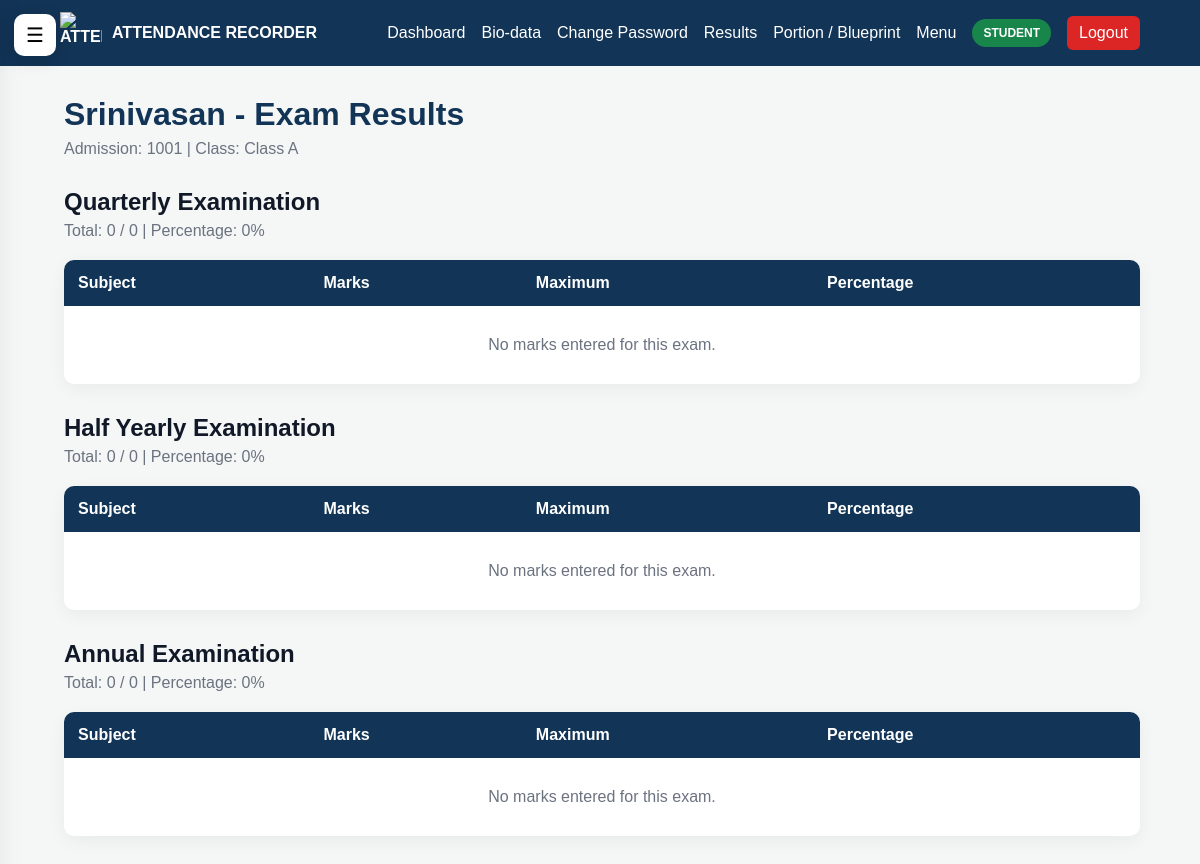
Page /results (signed in) on the committed database.
### tables this page shows
CREATE TABLE students (

            admission_no TEXT PRIMARY KEY,

            name TEXT NOT NULL,

            class_name TEXT DEFAULT 'Unassigned',

            password TEXT,

            roll_no TEXT,

            blood_group TEXT,

            mother_phone TEXT,

            father_phone TEXT,

            mother_email TEXT,

            father_email TEXT,

            address TEXT
        , email TEXT, phone TEXT, login_username TEXT DEFAULT '', photo TEXT DEFAULT '');

### app.py (the view)
@app.route("/results")
def results():
    if student_required():
        admission_no = session.get("admission_no")
    elif teacher_or_admin_required():
        admission_no = request.args.get("admission_no", "").strip()
    else:
        return redirect(url_for("login"))
    connection = get_db_connection()
    student = connection.execute(
        "SELECT admission_no, name, class_name FROM students WHERE admission_no = ?",
        (admission_no,)
    ).fetchone()
    if not student:
        connection.close()
        flash("Student record not found.", "error")
        return redirect(url_for("home"))
    rows = connection.execute(
        """
        SELECT * FROM marks
        WHERE admission_no = ?
        ORDER BY
            CASE exam_type
                WHEN 'Quarterly' THEN 1
                WHEN 'Half Yearly' THEN 2
                WHEN 'Annual' THEN 3
                ELSE 4
            END,
            subject
        """,
        (admission_no,)
    ).fetchall()
    connection.close()
    grouped = {exam: [] for exam in EXAM_TYPES}
    for row in rows:
        grouped.setdefault(row["exam_type"], []).append(row)
    summaries = {}
    for exam, items in grouped.items():
        total = sum(float(x["marks"]) for x in items)
        maximum = sum(float(x["max_marks"]) for x in items)
        percentage = round((total / maximum) * 100, 2) if maximum else 0
        summaries[exam] = {
            "total": total,
            "maximum": maximum,
            "percentage": percentage
        }
    return render_template(
        "results.html",
        student=student,
        grouped=grouped,
        summaries=summaries,
        exam_types=EXAM_TYPES
    )

### app.py (called while the page is built, shortened)
def get_db_connection():
    connection = sqlite3.connect(
        DATABASE_FILE
    )
    connection.row_factory = sqlite3.Row
    return connection

def login_required():
    return "user_id" in session

def student_required():
    return (
        login_required()
        and session.get("role") == "student"
    )

def _master_connection():
    c = sqlite3.connect(MASTER_DATABASE_FILE)
    c.row_factory = sqlite3.Row
    return c

def get_db_connection():
    if not has_request_context():
        return _CORE_GET_DB_CONNECTION()
    slug = session.get("school_id")
    if not slug:
        return _CORE_GET_DB_CONNECTION()

def _current_school_name():
    slug = session.get("school_id", "our-school")
    c = _master_connection()
    row = c.execute("SELECT name FROM schools WHERE slug=?", (slug,)).fetchone()
    c.close()
    return row["name"] if row else "Our School"

@app.context_processor
def inject_7777_context():
    try:
        c = _master_connection()
        schools = c.execute(
            "SELECT name,slug FROM schools WHERE active=1 ORDER BY id"
        ).fetchall()
        c.close()
    except Exception:
        schools = []
    return {
        "school_list": schools,
        "current_school_name": _current_school_name(),
    }

@app.before_request
def prepare_7777_request():
    if request.path not in ["/login", "/logout"] and session.get("role") != "boss":
        if session.get("school_id") not in [None, "", "master"]:
            _feature_setup_current_db()

@app.after_request
def restore_7777_school_session(response):
    slug = getattr(g, "login_school_slug", None)
    if slug and session.get("role") in ["student", "teacher", "admin"]:
        session["school_id"] = slug
    return response

@app.before_request
def enforce_class_teacher_attendance_scope():
    return None

@app.before_request
def enforce_original_marks_subject():
    return None

@app.before_request
def boss_controls_registration_and_school_creation():
    if request.path == "/register" and session.get("role") != "boss":
        flash("Teacher/Admin account creation is controlled by Boss Admin.", "error")
        return redirect(url_for("login"))

@app.after_request
def no_cache_login_pages(response):
    if request.path == "/login" or request.path.startswith("/login/"):
        response.headers["Cache-Control"] = "no-store, no-cache, must-revalidate, max-age=0"
        response.headers["Pragma"] = "no-cache"
        response.headers["Expires"] = "0"
    return response

### templates/results.html (shortened to what this page needs)
{% extends "base.html" %}
{% block content %}
<div class="page-header"><div><h1>{{ student.name }} - Exam Results</h1><p>Admission: {{ student.admission_no }} | Class: {{ student.class_name }}</p></div></div>
{% for exam in exam_types %}
<section class="analytics-section">
<div class="section-heading"><h2>{{ exam }} Examination</h2><p>Total: {{ summaries[exam].total }} / {{ summaries[exam].maximum }} | Percentage: {{ summaries[exam].percentage }}%</p></div>
<div class="table-container"><table><thead><tr><th>Subject</th><th>Marks</th><th>Maximum</th><th>Percentage</th></tr></thead><tbody>
{% for r in grouped[exam] %}<tr><td>{{ r.subject }}</td><td>{{ r.marks }}</td><td>{{ r.max_marks }}</td><td>{{ "%.2f"|format((r.marks/r.max_marks*100) if r.max_marks else 0) }}%</td></tr>{% else %}<tr><td colspan="4" class="no-records">No marks entered for this exam.</td></tr>{% endfor %}
</tbody></table></div>
</section>
{% endfor %}
{% endblock %}

### static/css/style.css (style rules this page uses)
* { box-sizing: border-box; }
body { margin: 0; font-family: Arial, sans-serif; background: #f4f7f6; color: #1f2937; }
.page-header { display: flex; justify-content: space-between; align-items: center; margin-bottom: 28px; gap: 20px; }
.page-header h1 { margin: 0 0 7px; color: #123456; }
.page-header p { margin: 0; color: #6b7280; }
.analytics-section { margin-top: 30px; }
.section-heading { margin-bottom: 20px; }
.section-heading h2 { margin-bottom: 6px; color: #111827; }
.section-heading p { margin: 0; color: #6b7280; }
.table-container { background: white; border-radius: 10px; overflow-x: auto; box-shadow: 0 5px 18px rgba(0,0,0,0.05); }
table { width: 100%; border-collapse: collapse; }
th { background: #123456; color: white; text-align: left; }
th, td { padding: 14px; }
.no-records { text-align: center; color: #6b7280; padding: 30px; }
.analytics-section { margin-bottom: 28px; }
.table-container { overflow-x: auto; }
.table-container table { min-width: 700px; }

### rows in the picture
students: name "Srinivasan", admission_no "1001", class_name "Class A"

### other values in the picture
{{ session.get("role", "").upper() }} "STUDENT"
{{ exam }} "Quarterly" "Half Yearly" "Annual"
{{ summaries[exam].total }} "0" "0" "0"
{{ summaries[exam].maximum }} "0" "0" "0"
{{ summaries[exam].percentage }} "0" "0" "0"
